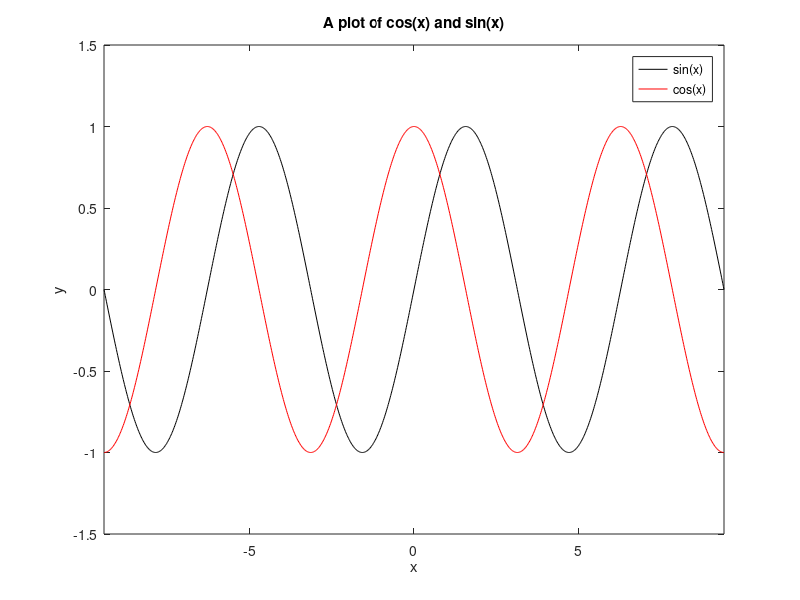

MATLAB code for this plot:
x = linspace(-3*pi, 3*pi, 1000);
y1 = sin(x);
y2 = cos(x);

plot(x, y1, 'k-');  % Plot sin(x) as a black line
hold on             % Now we can add another curve
plot(x, y2, 'r-');  % Plot cos(x) as a red line

% Set the axis limits
axis([-3*pi, 3*pi, -1.5, 1.5])

% Add axis labels
xlabel('x');
ylabel('y');

% Add a title
title('A plot of cos(x) and sin(x)');

% Add a legend
legend('sin(x)', 'cos(x)');